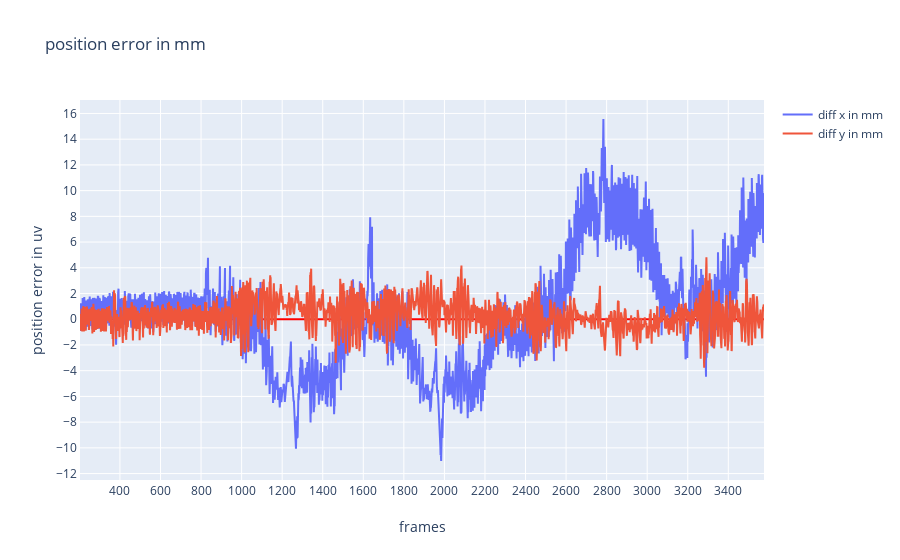

Here is the notebook cell this chart was saved with:
### Code cell
# get the uv error digram
mark_width = 250 #250mm
mark_height = 150 #150mm
expected_u = np.mean(data_log['u'][0:10])
expected_v = np.mean(data_log['v'][0:10])
real_u = data_log['u']
real_v = data_log['v']

data_diff_u_dist = np.subtract(real_u,expected_u)*mark_width
data_diff_v_dist = np.subtract(real_v,expected_v)*mark_height

p=[]
#index = np.arange(0,len(data_log))
index = data_log['frame_id']

p.append(go.Scatter(
    y= data_diff_u_dist,
    x= index,
    name='diff x in mm'    
))
p.append(go.Scatter(
    y= data_diff_v_dist,
    x= index,
    name='diff y in mm'
))
layout.title= 'position error in mm'
fig=go.Figure(
    data=p,
    layout=layout
)
layout.xaxis['title'] = 'frames'
layout.yaxis['title'] = 'position error in mm'
iplot(fig)
if export_html:
    io.write_html(fig,include_plotlyjs='cdn', file=prefix+filename.replace('.csv','_')+layout.title.text.replace(' ','_')+'.html')

### Figure 1 — Plotly figure (JSON) as saved in the notebook; plotly's stock layout.template omitted (floating-point values rounded to 4 significant figures; data arrays with more than 128 entries replaced by an {"elided": "..."} marker saying what was removed)
{"data": [{"name": "diff x in mm", "type": "scatter", "x": {"elided": "2628 int values"}, "y": {"elided": "2628 float values"}}, {"name": "diff y in mm", "type": "scatter", "x": {"elided": "2628 int values"}, "y": {"elided": "2628 float values"}}], "layout": {"title": {"text": "position error in mm"}, "xaxis": {"nticks": 20, "showgrid": true, "showline": true, "title": {"text": "frames"}, "zeroline": true, "zerolinecolor": "#FF0000"}, "yaxis": {"nticks": 20, "showgrid": true, "showline": true, "title": {"text": "position error in uv"}, "zeroline": true, "zerolinecolor": "#FF0000"}}}
